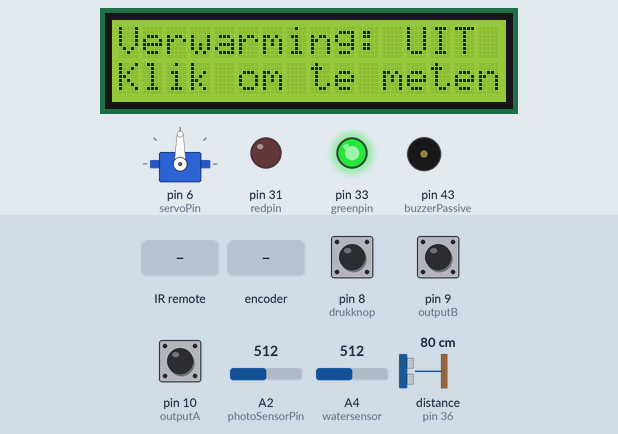
Recording of a sketch running on a simulated Arduino Mega 2560, built with avr-gcc and run on an emulated ATmega2560. Parts: 16×2 character LCD, servo, output pins drawn as LEDs (lit = HIGH), buzzer (waves = sounding). The inputs (shaded band) are chosen by the test bench; at power-on: distance to the obstacle (sensor on pin 36) 80 cm, pin 8 (drukknop) HIGH, pin 9 (outputB) HIGH, pin 10 (outputA) HIGH, A2 (photoSensorPin) = 512, A4 (watersensor) = 512. The echo pulse lasts 58.3 µs per cm; pins used as bus, display or sensor lines are not drawn; what the sketch prints to the serial monitor is not drawn.

Above: at 1.2 s.
1.3 s: infrared code 0x0 received
At 2.7 s:
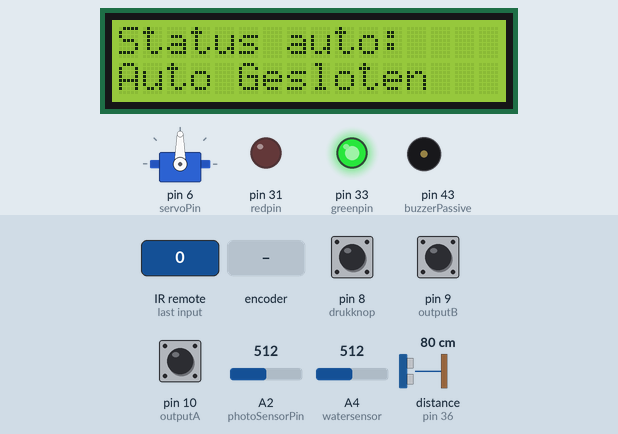
3.5 s: infrared code 0x1 received
At 6.1 s:
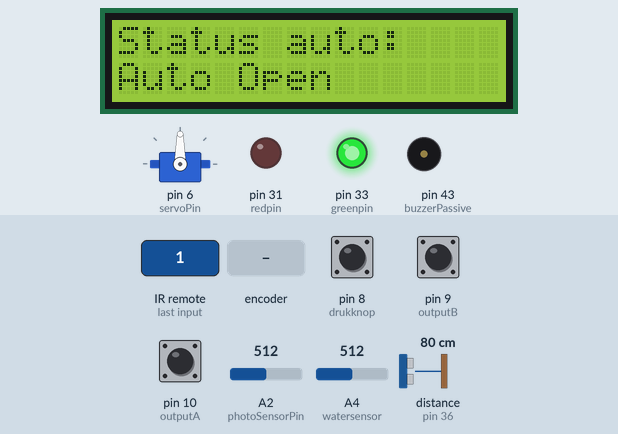
6.5 s: rotary encoder on pin 10 (outputA) / pin 9 (outputB) turned 3 steps (first pin leading)
At 8.7 s:
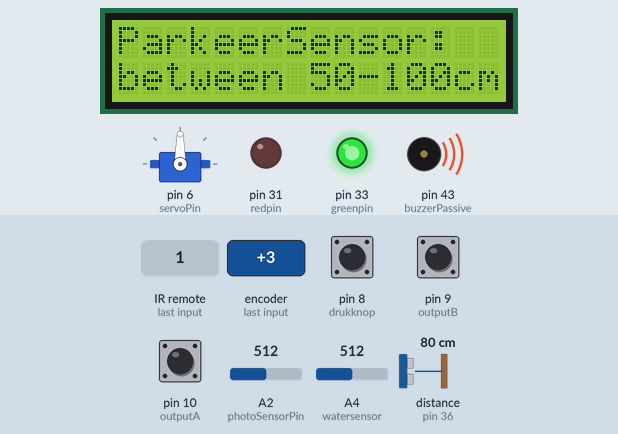
10.1 s: distance to the obstacle (sensor on pin 36) set to 97 cm
11.8 s: distance to the obstacle (sensor on pin 36) set to 104 cm
At 12.9 s:
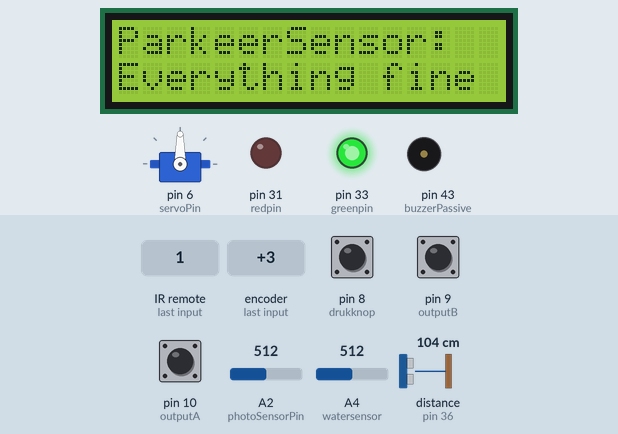
13.8 s: rotary encoder on pin 10 (outputA) / pin 9 (outputB) turned 1 step (first pin leading)
At 16.8 s:
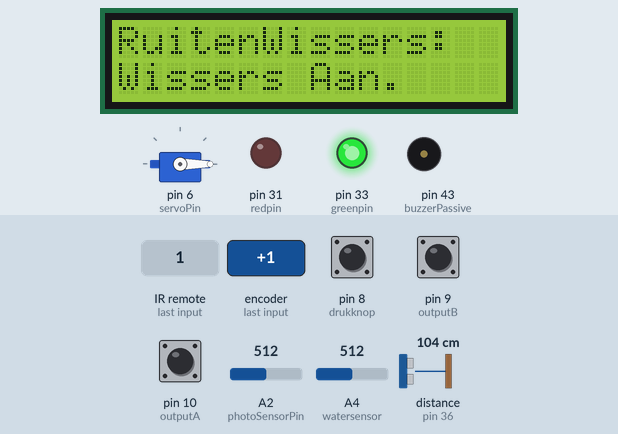
Timing chart, 0 to 18.0 s (numbered marks = the images above; inputs shaded):
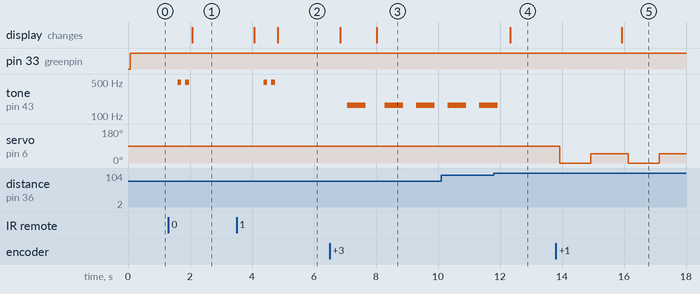

Measured:
- the behaviour switches between 100 and 101 cm on distance to the obstacle (sensor on pin 36) (found by bisection; images 3 and 4)
- after the input at 1.3 s, tone on pin 43 (buzzerPassive): alternates 496 Hz for 0.12 s and silent for 0.13 s, 4 changes in all, then stays silent, starting after 0.30 s; the display: changes after 0.77 s (image 1)
- after the input at 3.5 s, tone on pin 43 (buzzerPassive): alternates 496 Hz for 0.12 s and silent for 0.13 s, 4 changes in all, then stays silent, starting after 0.88 s; the display: first differs from a run without the input after 1.3 s (image 2)
- after the input at 6.5 s, tone on pin 43 (buzzerPassive): goes 166 Hz 0.60 s, silent 0.61 s, 166 Hz 0.60 s, silent 0.41 s, 166 Hz 0.60 s, then silent, starting after 0.57 s; the display: first differs from a run without the input after 1.5 s (image 3)
- after the input at 11.8 s, tone on pin 43 (buzzerPassive): goes on until 11.9 s, then stays silent; the display: changes after 0.54 s (image 4)
- after the input at 13.8 s, servo on pin 6 (servoPin): alternates 50° for 1.2 s and 0° for 1.0 s, starting after 0.12 s; the display: changes after 2.1 s (image 5)

The sketch:

Auto_compleet_ander_menu.ino
```cpp
// library to communicate with the LCD screen
#include <LiquidCrystal.h>

// initialize the LCD screen library with the numbers of the interface pins: LCD
LiquidCrystal lcd(12, 11, 5, 4, 3, 2);
String textLijn2 = "";

//initialisation of the menu
String menu[] = {"Verwarming:", "Airco:", "Motor overheat:", "Status auto:", "AutoLichten:", "RuitenWissers:", "ParkeerSensor:"};
int MenuItem = 0;

//Rotary encoder
#define outputA 10
#define outputB 9
#define drukknop 8

int buttonState = 0;
int encoderposPrevious = 0;
int encoderpos = 0;
int aState=LOW;
int aLastState=LOW;

//Temperature (sensor 20)
int anPinTemp = A0;
int tempAnalog;

//DHT
#define DHT11_PIN 7
#include <dht.h>
dht DHT;

//IR receiver
#include <IRremote.h>
int RECV_PIN = 22;
IRrecv irrecv(RECV_PIN);
decode_results results; // decode_results class is defined in IRremote.h

//LED rood-groen
int redpin = 31; // select the pin for the red LED
int greenpin = 33; // select the pin for the green LED

//Photoresistor
int photoSensorPin = A2;

//buzzer
int buzzerPassive = 43;

//ultrasonic sensor
int echo = 36;
int trigger = 37;

//water sensor
int watersensor = A4;

// servo
#include <Servo.h>
Servo myservo;
int servoPin = 6;
int value;
int pos = 0;

//Global variables of all sensors
bool temperatuurThreshold = false;;
bool heating = false;
bool airconditioning = false;
bool gesloten = false;
bool statusLED = false;
float distanceUltraSonicSensor = 0.0;
bool waterSensor = false;

void setup() {
  // set up the LCD's number of columns and rows:
  lcd.begin(16, 2);

  // rotatary encoder
  pinMode(outputA, INPUT);
  pinMode(outputB, INPUT);
  pinMode(drukknop, INPUT_PULLUP);
  aLastState = digitalRead(outputA);

  //Led:
  pinMode (redpin, OUTPUT);
  pinMode (greenpin, OUTPUT);

  // serial monitor
  Serial.begin(9600);

  // IR receiver
  irrecv.enableIRIn(); // Start the receiver

  // buzzer
  pinMode(buzzerPassive, OUTPUT);

  //ultrasonic sensor
  pinMode(trigger, OUTPUT); // Sets the trigPin as an Output
  pinMode(echo, INPUT); // Sets the echoPin as an Input

  //watersensor
  pinMode(watersensor, INPUT);
  int waterSensorValue = 0;

  //servo
  myservo.attach(servoPin);  // attaches the servo on pin 9 to the servo object
}

void loop() {
  // checks if the stick of the rotary encoder has turned
  aState = digitalRead(outputA);
  if((aLastState == LOW) && (aState == HIGH)){
    if(digitalRead(outputB) == LOW){
      encoderpos--;
    }
    else
    {
      encoderpos++;
    }
    Serial.println("De encoder");
    Serial.println(encoderpos);
    Serial.println("De previous encoder");
    Serial.println(encoderposPrevious);

    // update the LCDScreen
    LCDScreen(encoderpos);
    delay(200);

    encoderposPrevious = encoderpos;
  }
  // update the LCDScreen
  LCDScreen(encoderpos);
  aLastState = aState;

  // checks if the car has been opened or closed
  autoGesloten();

  // checks if the night falls or it is daylight => night led green, day led red
  ledPhotoResistorRoodGroen(300);
}

//function to update the LCD
void LCDScreen(int MenuItem)
{
  // checks if the position
  if(encoderpos > 6)
  {
    encoderpos = 0;
    encoderposPrevious = 0;
    MenuItem = 0;
  }
  else if(encoderpos < 0)
  {
    encoderpos = 6;
    encoderposPrevious = 6;
    MenuItem = 6;
  }
  switch (MenuItem) {
    case 0: //check heating
      textLijn2 = "Klik om te meten";
      if(digitalRead(drukknop)==LOW)
      {
        textLijn2= "Meting bezig...";
        lcd.clear();
        lcd.setCursor(0, 0);
        lcd.print(menu[MenuItem]);
        lcd.setCursor(0, 1);
        lcd.print(textLijn2);
        verwarming(24,1);
      }
      if(heating)
        {
          menu[0] = "Verwarming: AAN";
        }
        else
        {
          menu[0] = "Verwarming: UIT";
        }

      break;
    case 1: //Check airco
      textLijn2 = "Klik om te meten";
      if(digitalRead(drukknop)==LOW)
      {
        textLijn2= "Meting bezig...";
        lcd.clear();
        lcd.setCursor(0, 0);
        lcd.print(menu[MenuItem]);
        lcd.setCursor(0, 1);
        lcd.print(textLijn2);
        airco(60,5);
      }
      if(airconditioning)
        {
          menu[1] = "Airco: AAN";
        }
        else
        {
          menu[1] = "Airco: UIT";
        }
      break;
    case 2: //Check motor overheat
      tempThreshold(200);
      if(temperatuurThreshold)
      {
        textLijn2 = "Motortemp OK";
      }
      else
      {
        textLijn2 = "Motortemp ALARM!";
      }
    break;
    case 3: //Check car locked or not
      if(gesloten)
      {
        textLijn2 = "Auto Gesloten";
      }
      else
      {
        textLijn2 = "Auto Open";
      }
      break;
    case 4: //Check if lights need to be turned on
      if(statusLED)
      {
        textLijn2 = "Lampen Aan.";
      }
      else
      {
        textLijn2 = "Lampen Uit.";
      }
      break;
    case 5: //Check if its raining to enable the windscreenwipers.
      watersensorfunction();
      if(waterSensor)
      {
        textLijn2 = "Wissers Aan.";
      }
      else
      {
        textLijn2 = "Wissers Uit.";
      }
      break;
    case 6:  //Check parking sensors.
      ultrasonicSensor();
      textLijn2 = parkeerSensor(distanceUltraSonicSensor);
      break;
    default:
      // statements
      break;

  }
  Serial.println("De menuItem");
  Serial.println(MenuItem);

  // set the cursor to column 0, line 1
  // (note: line 1 is the second row, since counting begins with 0)
  lcd.clear();
  lcd.setCursor(0, 0);
  lcd.print(menu[MenuItem]);
  lcd.setCursor(0, 1);
  // print the number of seconds since reset:
  lcd.print(textLijn2);

}

//Temperatuursensor (sensor 20) die registratie
void tempThreshold(int threshold)
{
  // Read the analog interface
  tempAnalog = analogRead(anPinTemp);
  if(tempAnalog >= threshold )
  {
      Serial.println("Boven threshold. Uitgelezen waarde= " + String(tempAnalog) + " Threshold: " + String(threshold));
      temperatuurThreshold = true;
  }
  else
  {
      Serial.println("Onder threshold. Uitgelezen waarde= " + String(tempAnalog) + " Threshold: " + String(threshold));
      temperatuurThreshold = false;
  }
}

//Methode gebruikt voor de verwarming.
float temperatuur()
{
    int chk = DHT.read11(DHT11_PIN);
    float temp = DHT.temperature;
    delay(2000);
    return temp;
}

//Methode gebruikt voor de airco.
float humidity()
{
    int chk = DHT.read11(DHT11_PIN);
    float humidity = DHT.humidity;
    delay(2500);
    return humidity;
}

//Methode voor de verwarming
void verwarming(int thresholdTemp, int hysterese)
{
  int chk = DHT.read11(DHT11_PIN);
  delay(2500);
  float temp = temperatuur();
//  Serial.println("Gemeten temperatuur: " + String(temp));
  if(temp >= (thresholdTemp + hysterese))
  {
    heating = false;
  }
  else if(temp <= (thresholdTemp - hysterese))
  {
    heating = true;
  }
}

//Methode voor de airco
void airco(int thresholdHumidity, int hysterese)
{
  int chk = DHT.read11(DHT11_PIN);
  float hum = humidity();
  delay(2500);
//  Serial.println("Gemeten humidity: " + String(hum));
  if(hum >= (thresholdHumidity + hysterese))
  {
    airconditioning = true;
  }
  else if(hum <= (thresholdHumidity - hysterese))
  {
    airconditioning = false;
  }
}

//Methode voor het openen en sluiten van de auto
bool autoGesloten()
{
  bool flagChanged = false;
    if (irrecv.decode(&results))
    {
      if(gesloten == false)
      {
        gesloten = true;
        flagChanged = true;
        Serial.println("Auto gesloten");
      }
      else if(gesloten == true)
      {
        gesloten = false;
        flagChanged = true;
        Serial.println("Auto open");
      }
      delay(250);
//    Serial.println(results.value, HEX);
      irrecv.resume(); // Receive the next value
      if(flagChanged)
      {
        if(gesloten)
        {
          textLijn2 = "Auto Gesloten";
          SoundBuzzer(1,150,50);
          SoundBuzzer(1,150,50);
        }
        else
        {
          textLijn2 = "Auto Open";
          SoundBuzzer(1,150,50);
          SoundBuzzer(1,150,50);
        }
        lcd.clear();
        lcd.setCursor(0, 0);
        lcd.print("Status auto:" );
        lcd.setCursor(0, 1);
        // print the number of seconds since reset:
        lcd.print(textLijn2);
        delay(2000);
        LCDScreen(encoderpos);
      }
    }
}

//Methode om de LED aan te sturen, aan hand van photoresistor
void ledPhotoResistorRoodGroen(int thresHold){
  int input = analogRead(photoSensorPin);
  //Serial.println("photoresistor: " + String(input));
  if(input > thresHold){
    digitalWrite(redpin, LOW);
    digitalWrite(greenpin, HIGH);
    statusLED = true;
  }
  else{
    digitalWrite(redpin, HIGH);
    digitalWrite(greenpin, LOW);
    statusLED = false;
  }
}

// ultrasonic sensor code
void ultrasonicSensor()
{
  float distance = 0;
  long duration = 0;

  digitalWrite(trigger, LOW);
  delayMicroseconds(2);

  // Sets the trigPin on HIGH state for 10 micro seconds
  digitalWrite(trigger, HIGH);
  delayMicroseconds(10);
  digitalWrite(trigger, LOW);

  // Reads the echoPin, returns the sound wave travel time in microseconds
  duration = pulseIn(echo, HIGH);

  // Calculating the distance
  distance= duration*0.034/2;

  // Prints the distance on the Serial Monitor
  Serial.print("Distance: ");
  Serial.println(distance);

  distanceUltraSonicSensor = distance;
}

void SoundBuzzer(int delayInmiliSecondsBuzzer, int delayAfterBuzzer, int lengthSound)
{
   for (int i = 0; i <lengthSound; i++)
    {
      digitalWrite (buzzerPassive, HIGH) ;
      delay (delayInmiliSecondsBuzzer) ;
      digitalWrite (buzzerPassive, LOW) ;
      delay (delayInmiliSecondsBuzzer) ;
    }
    delay(delayAfterBuzzer);
}

String parkeerSensor(float distanceObject)
{
  String textReturn= "Everything fine";
  if (distanceObject < 20)
  {
     //led(0,255,0);
     SoundBuzzer(1,200,100);
     textReturn = "Less then 20cm";
  }
  else if ( distanceObject >= 20 && distanceObject < 50)
  {
     //led(215,5,255);
     SoundBuzzer(2,300,100);
     textReturn = "between 20-50cm";
  }
  else if ( distanceObject >= 50 && distanceObject < 100)
  {
    //led(255,0,0);
    SoundBuzzer(3,400,100);
    textReturn = "between 50-100cm";
  }
  return textReturn;
}

void watersensorfunction()
{
  int waterSensorValue = analogRead(watersensor);
  Serial.println("The watersensorvalue is ");
  Serial.println(waterSensorValue);
  if(waterSensorValue > 50)
  {
   // Make servo go to 0 degrees
   waterSensor = true;
   myservo.write(0);
   delay(1000);
   // Make servo go to 180 degrees
   myservo.write(50);
   delay(1000);
   Serial.println("the servo is turning");
  }
  else
  {
    waterSensor = false;
  }
}
```
